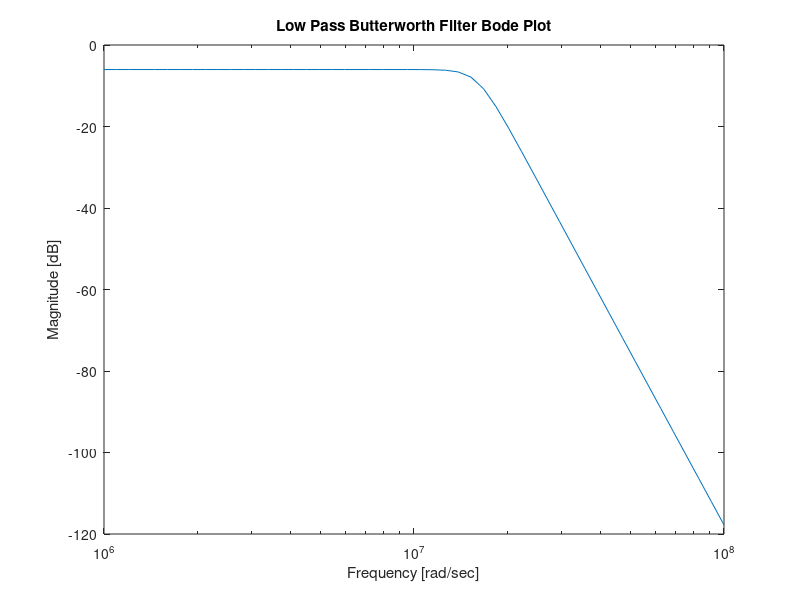

Here is the MATLAB script that generated this plot:
%Code from previous problems 
%A = [1 0 1 0 0;-3 1 0 1 1; 0 0 0 -2 -1]

%B = [1 0 1 1 0 0;1 1 -3 -1 1 0;-2 0 0 -1 -1 -1]

%M = null(B,"rational")

%nullB = B*M(:,1)

%Problem 4 b
format short
clear
clc
W = [];
B = [];
for w = logspace(6,8)
%w = 2*pi*1e6
Za = 50;
Zb = i*2*pi*w*620*10^-9;
Zc = i*2*pi*w*995*10^-9;
Zd = i*2*pi*w*620*10^-9;
Ze = (i*2*pi*w*90*10^-12)^-1;
Zf = (i*2*pi*w*360*10^-12)^-1;
Zx = (i*2*pi*w*360*10^-12)^-1;
Zy = (i*2*pi*w*90*10^-12)^-1;
Zz = 50;

Z = [((Za^-1)+(Zb^-1)+(Ze^-1))   (-Zb^-1)                    0                           0;
    (-Zb^-1)                     ((Zb^-1)+(Zc^-1)+(Zf^-1))   (-Zc^-1)                    0;
    0                            (-Zc^-1)                    ((Zc^-1)+(Zd^-1)+(Zx^-1))   (-Zd^-1);
    0                            0                           (-Zd^-1)                    ((Zd^-1)+(Zy^-1)+(Zz^-1))]

b = [5/Za; 0; 0; 0];

nodeV = Z\b;
lm = 20*log10(abs(nodeV(4)/5));

W(end+1) = w;
B(end+1) = lm;
end

semilogx(W,B,'-')
title('Low Pass Butterworth Filter Bode Plot')
xlabel('Frequency [rad/sec]')
ylabel('Magnitude [dB]')

